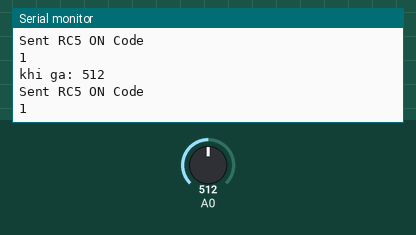
A sketch run on a simulated Arduino Uno, built with avr-gcc and run on an emulated ATmega328P. On the bench: the last lines printed to the serial monitor. The inputs (shaded band) are chosen by the test bench; at power-on: A0 = 512.

Above: at 2.3 s.
2.4 s: A0 set to 660
At 4.4 s:
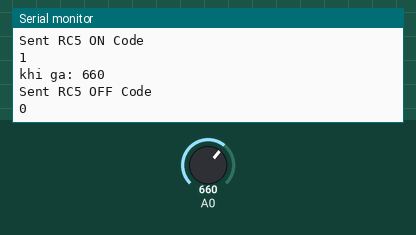
6.2 s: A0 set to 640
At 7.1 s:
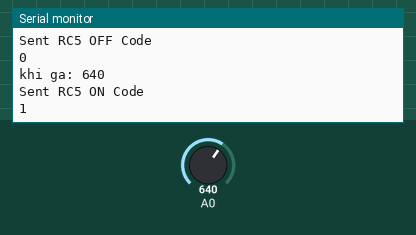
Timing chart, 0 to 9.2 s (numbered marks = the images above; inputs shaded):
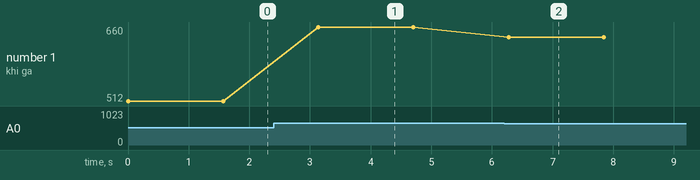

Measured:
- after the input at 2.4 s, the serial monitor: prints a new line after 0.74 s (image 1)
- after the input at 6.2 s, the serial monitor: prints a new line after 0.08 s (image 2)
- plotted number 1: 512 → 660 after the input at 2.4 s, 660 → 640 after the input at 6.2 s

The sketch:

HongNgoai_Truyen_KhiGas_Servo.ino
```cpp
#include <IRremote.hpp>

const int IR_SEND_PIN = 3;
const int FEEDBACK_LED_PIN = 12; // Optional: Pin for LED feedback
// sensor
int value;

bool turnOn = true;
const unsigned long LED_ON_CODE = 0x1; // Define a constant for clarity
const unsigned long LED_OFF_CODE = 0x0;

void setup() {
Serial.begin(9600); // Initialize serial communication
IrSender.begin(IR_SEND_PIN, ENABLE_LED_FEEDBACK, FEEDBACK_LED_PIN); // Start the IR sender with feedback

}

// Pin for sending IR signals

void loop(){
value = analogRead(A0);
  Serial.print("khi ga: ");
  Serial.println(value);

// Transmit the IR signal
if (value <= 650) {
IrSender.sendRC5(LED_ON_CODE, 8); // Send RC5 signal with value 0x1
Serial.println("Sent RC5 ON Code");
Serial.println(LED_ON_CODE);
} else {
IrSender. sendRC5(LED_OFF_CODE, 8); // Send RC5 signal with value 0x0
Serial.println("Sent RC5 OFF Code");
Serial.println(LED_OFF_CODE);
}

delay(1500); // 1-second delay to separate send cycles
}
```
